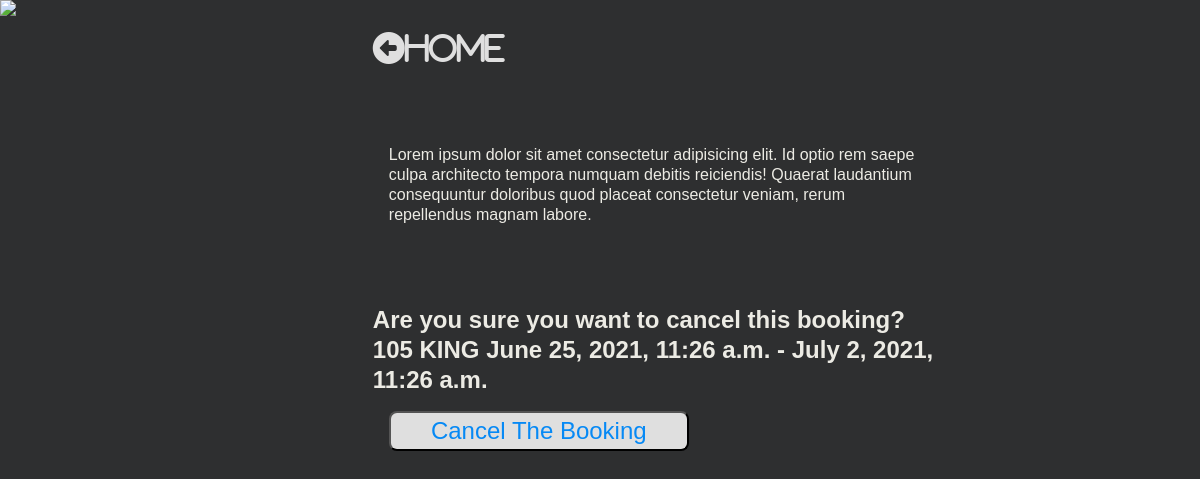
The app's page /booking/cancel/8 (signed in) with its own data.
### main/models.py (models this page shows, shortened)
class Booking(models.Model):
    user = models.ForeignKey(settings.AUTH_USER_MODEL, on_delete=models.CASCADE)
    room = ForeignKey(Room, on_delete=models.CASCADE)
    check_in = models.DateTimeField()
    check_out = models.DateTimeField()
    def get_room_catagory(self):
        room_catagories = dict(self.room.Room_Catagories)
        room_catagory = room_catagories.get(self.room.catagory)
        return room_catagory

class Room(models.Model):
    Room_Catagories=(
        ('YAC', 'AC'),
        ('NAC', 'NON-AC'),
        ('DEL', 'DELUXE'),
        ('KIN', 'KING'),
        ('QUE', 'QUEEN'),
    )
    number = models.IntegerField()
    catagory = models.CharField(max_length=3, choices=Room_Catagories)
    beds = models.IntegerField()
    capasity = models.IntegerField()

### main/views.py (the view)
# urls.py: path('booking/cancel/<pk>',CancelBookingView.as_view(), name='CancelBookingView')
class CancelBookingView(LoginRequiredMixin, DeleteView):
    model = Booking
    success_url = reverse_lazy('booking')

### main/templates/main/booking_confirm_delete.html (shortened to what this page needs)
{% load static %}
<!DOCTYPE html>
<html lang="en">
<head>
    <link rel="stylesheet" href="{% static 'main/detail.css' %}">
</head>
<body>
    <div class="content">
        <div class="image">
            <img
                src="https://source.unsplash.com/a8iCZvtrHpQ/800x450">
        </div>
        <div class="room">
            <div class="home">
                <a href="{% url 'rooms' %}"><i class="fas fa-arrow-alt-circle-left">Home</i></a>
            </div>
            <div class="room-info">
                <p>Lorem ipsum dolor sit amet consectetur adipisicing elit. Id optio rem saepe culpa architecto tempora
                    numquam debitis reiciendis! Quaerat laudantium consequuntur doloribus quod placeat consectetur
                    veniam,
                    rerum repellendus magnam labore. </p>
            </div>
            <form id="booking-form" action="" method="POST">
                <h2>Are you sure you want to cancel this booking?  </h2>
                <h2>{{booking.room.number}} {{booking.get_room_catagory}} {{booking.check_in}} - {{booking.check_out}}</h2>
                <div class="input-div">
                    <button type="submit">Cancel The Booking</button>
                </div>
            </form>
        </div>
    </div>
</body>
</html>

### main/static/main/detail.css (style rules this page uses)
* { padding:0; margin:0; box-sizing: border-box; }
body { background-color: rgb(46, 47, 48); color: rgb(236, 235, 228); font-family: sans-serif; line-height: 1.25; height: 100vh; }
.content { display: flex; flex-direction: row; flex-wrap: wrap; width:100%; justify-content: left; }
.image { flex: 0.3; }
.room { flex:0.5; margin: 2rem; display:flex; text-align: left; align-items: start; flex-direction: column; }
.home { flex: 0.2; }
.room-info { flex: 0.4; margin: 5rem 1rem; }
form { display: flex; flex: 0.4 1 auto; flex-direction: column; }
.image img { flex:1; max-height: 99.2vh; }
i { color:#dfdfdf; font-size: 2rem; }
.input-div { flex: 1 1 auto; margin:1rem; display: flex; flex-direction: column; justify-content: space-between; }
input, button { flex:1; width:300px; border-radius: 0.5rem; line-height: 1.5; font-size: 1.5rem; color: #555; }
button { background-color: #dfdfdf; color:rgb(6, 137, 245); outline:none; }

### records on screen
Booking: room.number "105", get_room_catagory "KING", check_in "June 25, 2021, 11:26 a.m.", check_out "July 2, 2021, 11:26 a.m."
